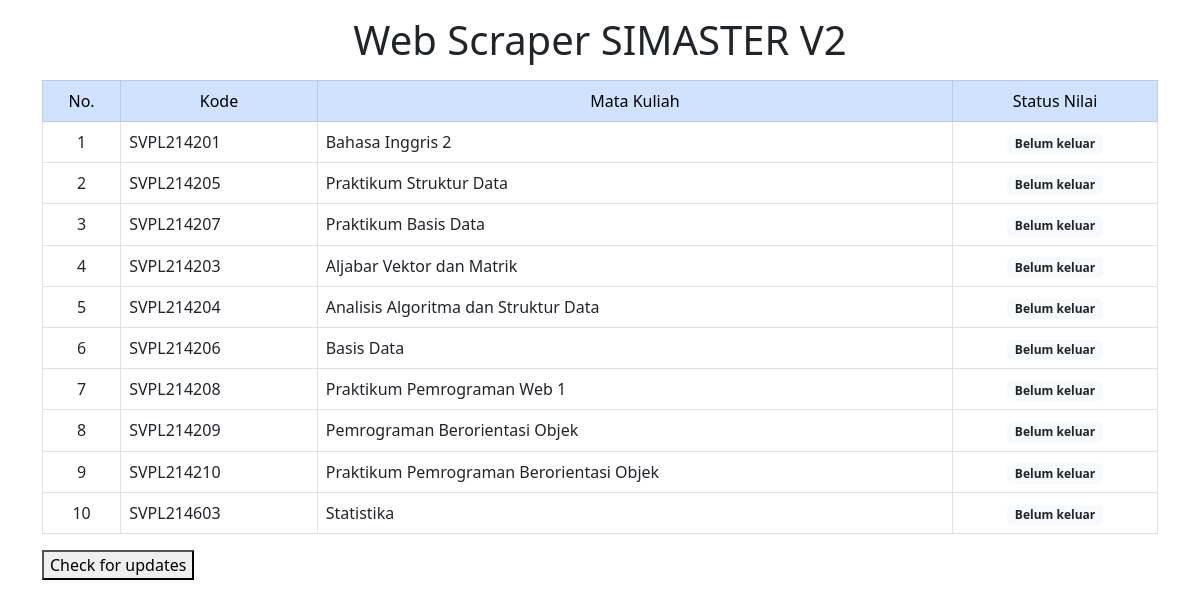
The page / on the database its author committed.
### app.py (models this page shows, shortened)
class Matkul(db.Model):
    id_matkul = db.Column(db.Integer, primary_key=True)
    kode = db.Column(db.String(10))
    name = db.Column(db.String(50), nullable=False)
    updated = db.Column(db.Boolean)

### app.py (the view)
@app.route("/", methods=["GET", "POST"])
def index():
    daftar_matkul = Matkul.query.order_by(Matkul.id_matkul).all()
    if request.method == "POST":
        check_update()
        return render_template("index.html", daftar_matkul=daftar_matkul)
    else:
        return render_template("index.html", daftar_matkul=daftar_matkul)

### templates/index.html (shortened to what this page needs)
{% extends "base.html" %}  {% block body %}
<h1 class="text-center m-3">Web Scraper SIMASTER V2</h1>
<table class="table table-stripped table-bordered">
  <thead>
    <tr class="table-primary text-center">
      <td>No.</td>
      <td>Kode</td>
      <td>Mata Kuliah</td>
      <td>Status Nilai</td>
    </tr>
  </thead>
  <tbody>
    {% for matkul in daftar_matkul %}
    <tr>
      <td class="text-center">{{ matkul.id_matkul }}</td>
      <td>{{ matkul.kode }}</td>
      <td>{{ matkul.name }}</td>
      {% if matkul.updated %}
      <td class="text-center">
        <span class="badge bg-success">Sudah keluar</span>
      </td>
      {% else %}
      <td class="text-center">
        <span class="badge bg-light text-dark">Belum keluar</span>
      </td>
      {% endif %}
    </tr>
    {% endfor %}
  </tbody>
</table>
<form action="/" method="POST">
  <button type="submit">Check for updates</button>
</form>
{%endblock %}

### templates/base.html (shortened to what this page needs)
<!DOCTYPE html>
<html lang="en">
  <head>
    <link
      href="https://cdn.jsdelivr.net/npm/bootstrap@5.3.0/dist/css/bootstrap.min.css"
      rel="stylesheet"
    />
  </head>
  <body>
    <div class="container">{% block body %}{% endblock %}</div>
  </body>
</html>

### rows shown on the page
Matkul: id_matkul "1", kode "SVPL214201", name "Bahasa Inggris 2", updated "Belum keluar"
Matkul: id_matkul "2", kode "SVPL214205", name "Praktikum Struktur Data", updated "Belum keluar"
Matkul: id_matkul "3", kode "SVPL214207", name "Praktikum Basis Data", updated "Belum keluar"
Matkul: id_matkul "4", kode "SVPL214203", name "Aljabar Vektor dan Matrik", updated "Belum keluar"
Matkul: id_matkul "5", kode "SVPL214204", name "Analisis Algoritma dan Struktur Data", updated "Belum keluar"
Matkul: id_matkul "6", kode "SVPL214206", name "Basis Data", updated "Belum keluar"
Matkul: id_matkul "7", kode "SVPL214208", name "Praktikum Pemrograman Web 1", updated "Belum keluar"
Matkul: id_matkul "8", kode "SVPL214209", name "Pemrograman Berorientasi Objek", updated "Belum keluar"
Matkul: id_matkul "9", kode "SVPL214210", name "Praktikum Pemrograman Berorientasi Objek", updated "Belum keluar"
Matkul: id_matkul "10", kode "SVPL214603", name "Statistika", updated "Belum keluar"
